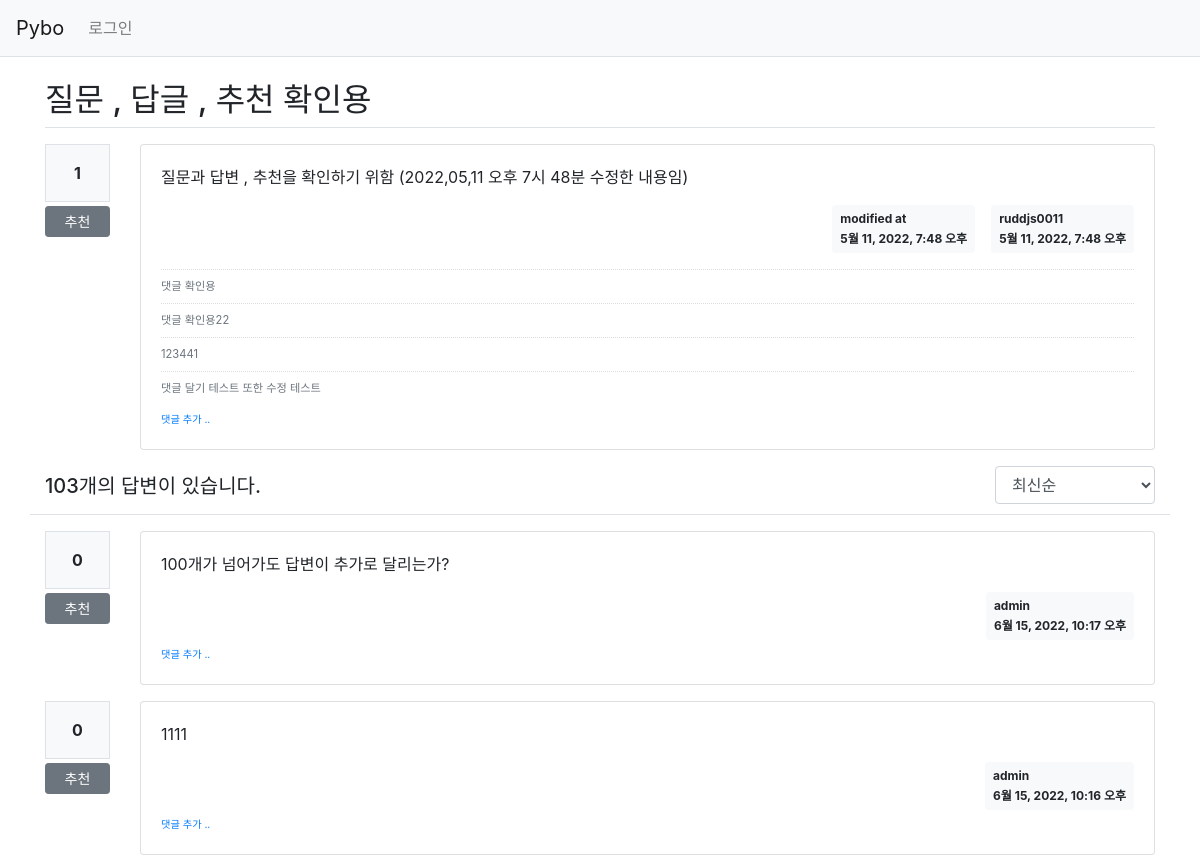
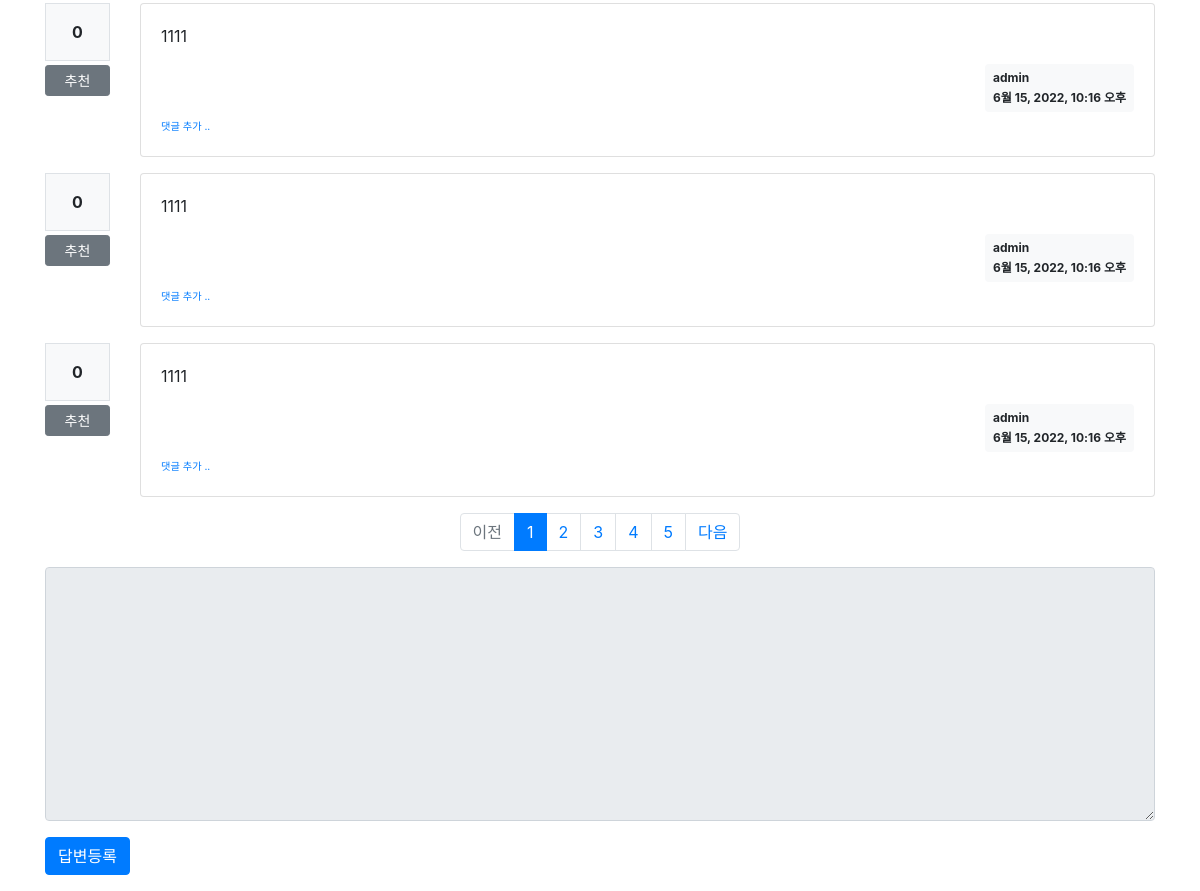
The page /pybo/15/ on the database its author committed (2 pictures, top to bottom).
### pybo/models.py (models this page shows, shortened)
class Question(models.Model):
    author = models.ForeignKey(User, on_delete=models.CASCADE, related_name='author_question')
    subject = models.CharField(max_length=200)
    content = models.TextField()
    create_date = models.DateTimeField()
    modify_date = models.DateTimeField(null=True, blank=True)
    voter = models.ManyToManyField(User, related_name='voter_question')

class Comment(models.Model):
    author = models.ForeignKey(User, on_delete=models.CASCADE)
    content = models.TextField()
    create_date = models.DateTimeField()
    modify_date = models.DateTimeField(null=True, blank=True)
    question = models.ForeignKey(Question, null=True, blank=True, on_delete=models.CASCADE)
    answer = models.ForeignKey(Answer, null=True, blank=True, on_delete=models.CASCADE)

class Answer(models.Model):
    author = models.ForeignKey(User, on_delete=models.CASCADE, related_name='author_answer')
    question = models.ForeignKey(Question, on_delete=models.CASCADE)
    content = models.TextField()
    create_date = models.DateTimeField()
    modify_date = models.DateTimeField(null=True, blank=True)
    voter = models.ManyToManyField(User, related_name='voter_answer')

### pybo/views/base_views.py (the view)
# urls.py: path('<int:question_id>/', base_views.detail, name='detail'),
def detail(request, question_id):
    page = request.GET.get('page', '1')  # 페이지
    so = request.GET.get('so', 'recent')  # 정렬기준
    question = get_object_or_404(Question, pk=question_id)
    if so == 'recommend':
        answer_list = Answer.objects.filter(question=question) \
            .annotate(num_voter=Count('voter')).order_by('-num_voter', '-create_date')
    elif so == 'recent':
        answer_list = Answer.objects.filter(question=question).order_by('-create_date')
    paginator = Paginator(answer_list, 5)  # 페이지당 5개식 보여주기
    page_obj = paginator.get_page(page)
    context = {'question': question, 'answer_set': page_obj, 'page': page, 'so': so}
    return render(request, 'pybo/question_detail.html', context)

### pybo/templatetags/pybo_filter.py (called while the page is built)
@register.filter
def mark(value):
    extensions = ["nl2br","fenced_code"]
    return mark_safe(markdown.markdown(value, extensions=extensions))

### templates/pybo/question_detail.html (shortened to what this page needs)
{% extends 'base.html' %}
{% load pybo_filter %}
{% block content %}
<div class="container my-3">
    <h2 class="border-bottom py-2">{{ question.subject }}</h2>
    <div class="row my-3">
        <div class="col-1">
            <div class="bg-light text-center p-3 border font-weight-bolder mb-1">{{ question.voter.count }}</div>
            <a href="#" data-uri="{% url 'pybo:vote_question' question.id %}"
               class="recommend btn btn-sm btn-secondary btn-block my-1">추천</a>
        </div>
        <div class="col-11">
            <div class="card">
                <div class="card-body">
                    <div class="card-text">{{ question.content|mark }}</div>
                    <div class="d-flex justify-content-end">
                        {% if question.modify_date %}
                        <div class="badge badge-light p-2 text-left mx-3">
                            <div class="mb-2">modified at</div>
                            <div>{{ question.modify_date }}</div>
                        </div>
                        {% endif %}
                        <div class="badge badge-light p-2 text-left">
                            <div class="mb-2">{{ question.author.username }}</div>
                            <div>{{ question.create_date }}</div>
                        </div>
                    </div>
                    {% if question.comment_set.count > 0 %}
                    <div class="mt-3">
                        {% for comment in question.comment_set.all %}
                        <div class="comment py-2 text-muted">
                            <span style="white-space: pre-line;">{{ comment.content }}</span>
                        </div>
                        {% endfor %}
                    </div>
                    {% endif %}
                    <div>
                        <a href="{% url 'pybo:comment_create_question' question.id %}"
                           class="small"><small>댓글 추가 ..</small></a>
                    </div>
                </div>
            </div>
        </div>
    </div>
    <div class="row justify-content-between border-bottom my-3">
        <div class="col-4 py-2">
            <h5>{{ answer_set.paginator.count }}개의 답변이 있습니다.</h5>
        </div>
        <div class="col-2">
            <select class="form-control so">
                <option value="recent" {% if so == 'recent' %}selected{% endif %}>최신순</option>
            </select>
        </div>
    </div>
    {% for answer in answer_set %}
    <div class="row my-3">
        <div class="col-1">
            <div class="bg-light text-center p-3 border font-weight-bolder mb-1">{{ answer.voter.count }}</div>
            <a href="#" data-uri="{% url 'pybo:vote_answer' answer.id %}"
               class="recommend btn btn-sm btn-secondary btn btn-block my-1">추천</a>
        </div>
        <div class="col-11">
            <div class="card">
                <div class="card-body">
                    <div class="card-text">{{ answer.content|mark }}</div>
                    <div class="d-flex justify-content-end">
                        <div class="badge badge-light p-2 text-left">
                            <div class="mb-2">{{ answer.author.username }}</div>
                            <div>{{ answer.create_date }}</div>
                        </div>
                    </div>
                    <div>
                        <a href="{% url 'pybo:comment_create_answer' answer.id %}"
                           class="small"><small>댓글 추가 ..</small></a>
                    </div>
                </div>
            </div>
        </div>
    </div>
    {% endfor %}
    <ul class="pagination justify-content-center">
        {% if answer_set.has_previous %}
        <li class="page-item">
            <a class="page-link" data-page="{{ answer_set.previous_page_number }}" href="#">이전</a>
        </li>
        {% else %}
        <li class="page-item disabled">
            <a class="page-link" tabindex="-1" aria-disabled="true" href="#">이전</a>
        </li>
        {% endif %}
        {% for page_number in answer_set.paginator.page_range %}
            {% if page_number >= answer_set.number|add:-4 and page_number <= answer_set.number|add:4 %}
                {% if page_number == answer_set.number %}
                <li class="page-item active" aria-current="page">
                    <a class="page-link" data-page="{{ page_number }}" href="#">{{ page_number }}</a>
                </li>
                {% else %}
                <li class="page-item">
                    <a class="page-link" data-page="{{ page_number }}" href="#">{{ page_number }}</a>
                </li>
                {% endif %}
            {% endif %}
        {% endfor %}
        {% if answer_set.has_next %}
        <li class="page-item">
             <a class="page-link" data-page="{{ answer_set.next_page_number }}" href="#">다음</a>
        </li>
        {% else %}
        <li class="page-item disabled">
            <a class="page-link" tabindex="-1" aria-disabled="true" href="#">다음</a>
        </li>
        {% endif %}
    </ul>
    <form action="{% url 'pybo:answer_create' question.id %}" method="post" class="my-3">
        <div class="form-group">
            <textarea {% if not user.is_authenticated %} disabled {% endif %}
                      name="content" id="content" class="form-control" rows="10"></textarea>
        </div>
            <input type="submit" value="답변등록" class="btn btn-primary">
    </form>
</div>
{% endblock %}

### static/style.css (style rules this page uses)
.comment { border-top:dotted 1px #ddd; font-size:0.7em; }

### rows shown on the page
Question: subject "질문 , 답글 , 추천 확인용", voter.count "1", content|mark "질문과 답변 , 추천을 확인하기 위함 (2022,05,11 오후 7시 48분 수정한 내용임)", modify_date "5월 11, 2022, 7:48 오후", author.username "ruddjs0011", create_date "5월 11, 2022, 7:48 오후"
Comment: content "댓글 확인용"
Comment: content "댓글 확인용22"
Comment: content "123441"
Comment: content "댓글 달기 테스트 또한 수정 테스트"
Answer: voter.count "0", content|mark "100개가 넘어가도 답변이 추가로 달리는가?", author.username "admin", create_date "6월 15, 2022, 10:17 오후"
Answer: voter.count "0", content|mark "1111", author.username "admin", create_date "6월 15, 2022, 10:16 오후"
Answer: voter.count "0", content|mark "1111", author.username "admin", create_date "6월 15, 2022, 10:16 오후"
Answer: voter.count "0", content|mark "1111", author.username "admin", create_date "6월 15, 2022, 10:16 오후"
Answer: voter.count "0", content|mark "1111", author.username "admin", create_date "6월 15, 2022, 10:16 오후"

### other values the page prints
{{ answer_set.paginator.count }} "103"
{{ page_number }} "1"
{{ page_number }} "2" "3" "4" "5"
